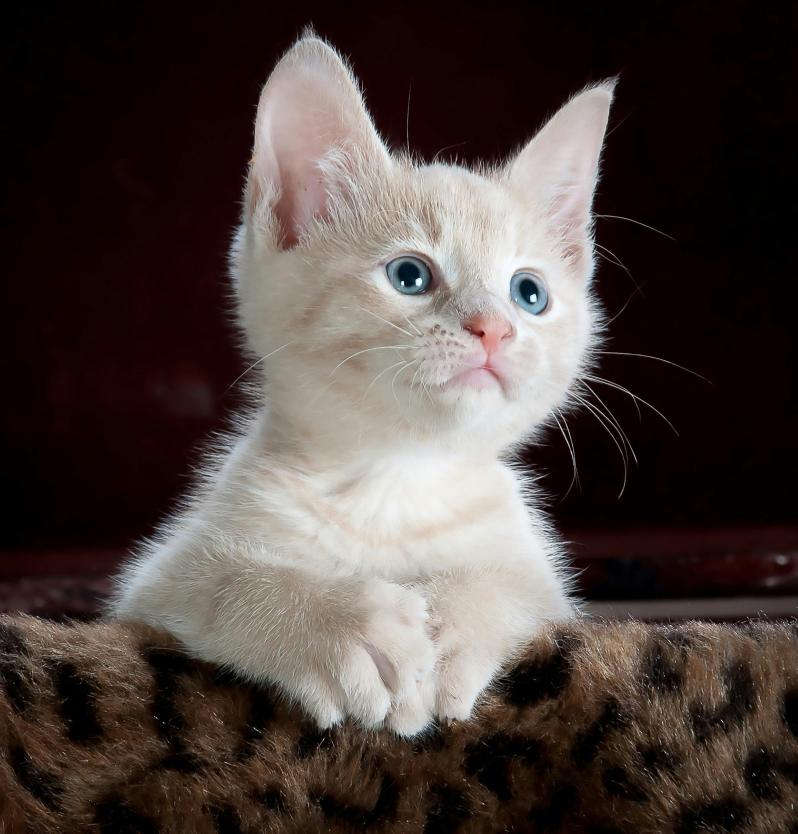
#> input picture Images/Cat4.jpg, 2392 x 2500 px (shown at 1/3 size)
$ python masking.py
#> lines starting #> are read from the running program, lines starting #| are printed output that depends on the picture; after the words box and inside, x2 and y2 are one past the last pixel; in counts of white or black regions, pixels touching at a corner belong together
import cv2 as cv
import numpy as np


img = cv.imread('Images/Cat4.jpg')
#> img is the input picture: shape (2500, 2392, 3); mean B, G, R 63.1, 66.8, 77.4
resized = cv.resize(img, (500,500))
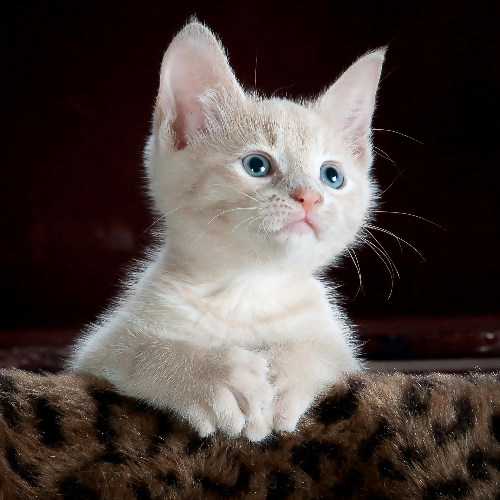
#> resized: shape (500, 500, 3); mean B, G, R 63.1, 66.8, 77.4
cv.imshow('Image', resized)
print(resized.shape)
#| (500, 500, 3)

# should always be the same size as of the image
blank = np.zeros(resized.shape[:2], dtype='uint8')

mask = cv.circle(blank, (resized.shape[1]//2, resized.shape[0]//2-70), 150, 255, thickness=-1)
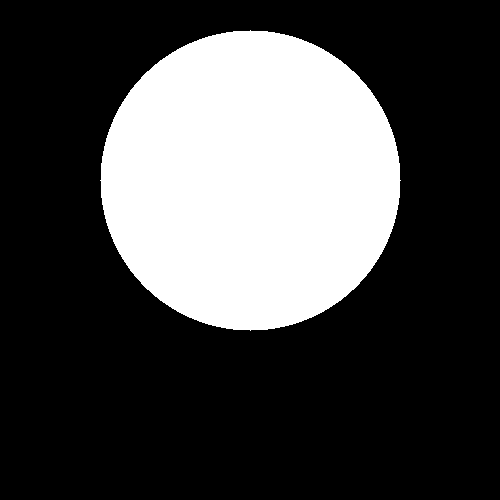
#> blank: shape (500, 500); 28.3% white; 1 white region, box (x1, y1, x2, y2) and area: (100, 30, 401, 331) 70681

masked_img = cv.bitwise_and(resized, resized, mask = mask)
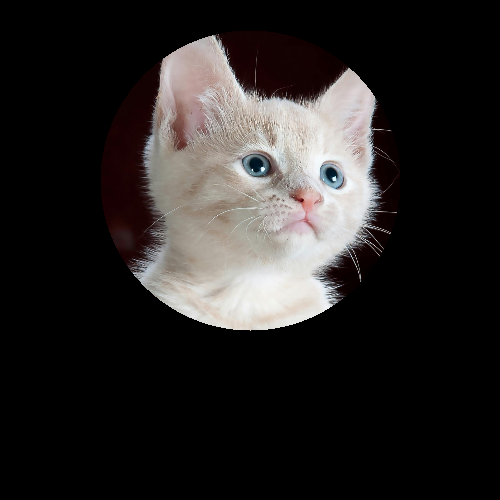
#> masked_img: shape (500, 500, 3); mean B, G, R 36.9, 37.9, 40.7
cv.imshow('Masked Image', masked_img)


cv.waitKey(0)

$ run again, with Images/Cat6.jpg copied over Images/Cat4.jpg
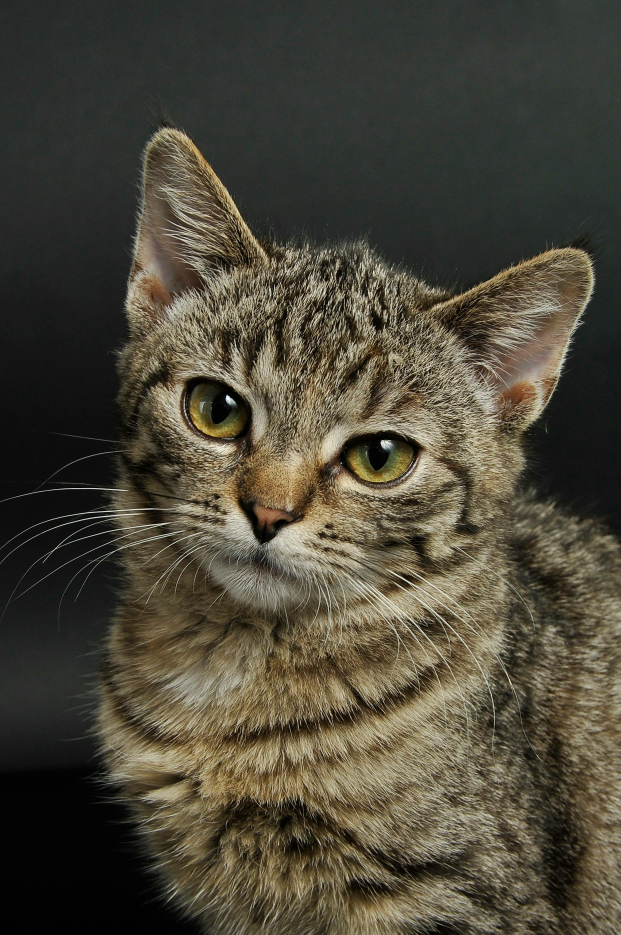
#> input picture Images/Cat6.jpg, 1862 x 2804 px (shown at 1/3 size)
#> img is the input picture: shape (2804, 1862, 3); mean B, G, R 57.3, 71.5, 76.1
#> `resized = cv.resize(img, (500,500))`:
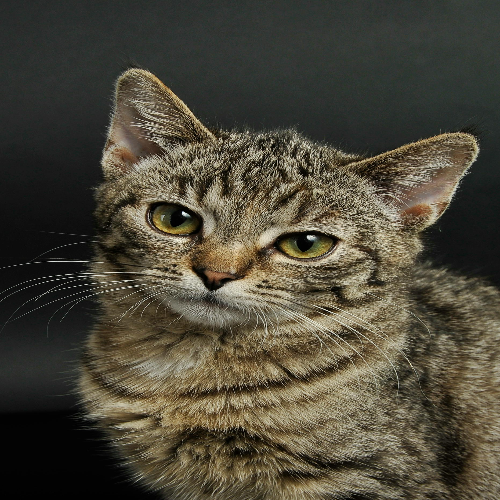
#> resized: shape (500, 500, 3); mean B, G, R 57.2, 71.4, 76
#| (500, 500, 3)
#> blank: shape (500, 500); 28.3% white; 1 white region, box (x1, y1, x2, y2) and area: (100, 30, 401, 331) 70681
#> `masked_img = cv.bitwise_and(resized, resized, mask = mask)`:
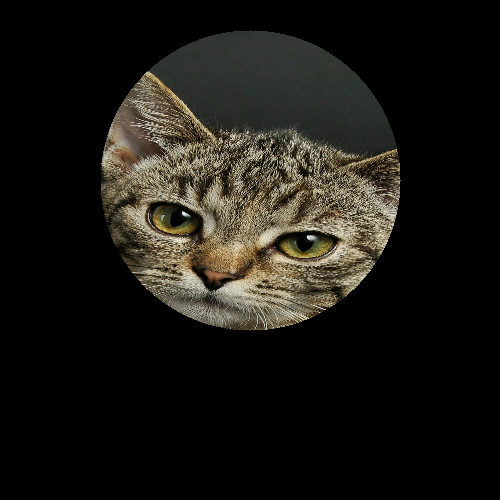
#> masked_img: shape (500, 500, 3); mean B, G, R 19.9, 24.7, 26.5
